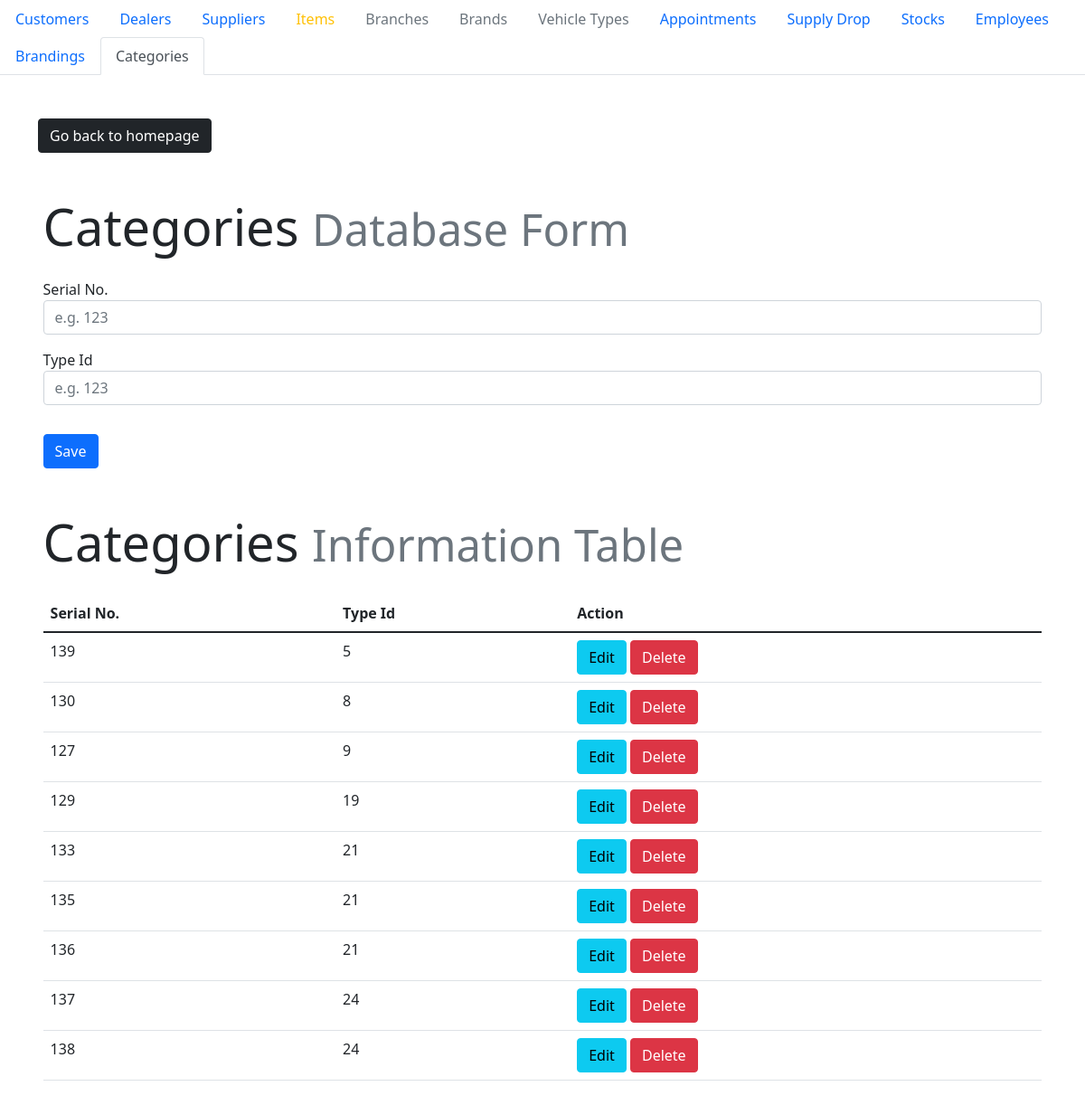
Screenshot of /admin/categorized.php with the database file from the repository.
### tables this page shows
CREATE TABLE `categorized` (
  `serial_no` int(10) NOT NULL,
  `type_id` int(10) DEFAULT NULL
);

### admin/categorized.php (the view, shortened to what this page needs)
<!DOCTYPE html>
<html lang="en">
<head>
    <link rel="stylesheet" href="style.css">
    <link href="https://cdn.jsdelivr.net/npm/bootstrap@5.1.3/dist/css/bootstrap.min.css" rel="stylesheet">
</head>
<body>
    <ul class="nav nav-tabs">
    <li class="nav-item">
        <a class="nav-link" href="./index.php">Customers</a>
    </li>
    <li class="nav-item">
        <a class="nav-link" href="./dealer.php">Dealers</a>
    </li>
    <li class="nav-item">
        <a class="nav-link" href="./supplier.php">Suppliers</a>
    </li>
    <li class="nav-item">
        <a class="nav-link text-warning" href="./item.php">Items</a>
    </li>
    <li class="nav-item">
        <a class="nav-link text-muted" href="./branch.php">Branches</a>
    </li>
    <li class="nav-item">
        <a class="nav-link text-muted" href="./brand.php">Brands</a>
    </li>
    <li class="nav-item">
        <a class="nav-link text-muted" href="./vehicle_type.php">Vehicle Types</a>
    </li>
    <li class="nav-item">
        <a class="nav-link" href="./appointment-admin.php">Appointments</a>
    </li>
    <li class="nav-item">
        <a class="nav-link" href="./provides.php">Supply Drop</a>
    </li>
    <li class="nav-item">
        <a class="nav-link" href="./stocks.php">Stocks</a>
    </li>
    <li class="nav-item">
        <a class="nav-link" href="./works_at.php">Employees</a>
    </li>
    <li class="nav-item">
        <a class="nav-link" href="./branded.php">Brandings</a>
    </li>
    <li class="nav-item">
        <a class="nav-link active" href="./categorized.php">Categories</a>
    </li>
    </ul>
    <?php require_once 'process_categorized.php'; ?>
    <div class="container transition">
    <div style="padding-top: 3em;">
        <a class="btn btn-dark" href="../foradmin.php" role="button">Go back to homepage</a>
    </div>
    <div class="mx-auto" style="width: 99%; padding-top: 3em;">
    <h1 class="display-4">Categories <small class="text-muted">Database Form</small></h1>
        <form action="process_categorized.php" method="POST">
            <div class="col form-group" style="padding-top: 1em">
                <label for="">Serial No.</label>
                <input type="text" name="serial_no" class="form-control" value="<?php echo $serial_no; ?>" placeholder="e.g. 123" required autofocus pattern="^[0-9]*$">
            </div>
            <div class="col form-group" style="padding-top: 1em">
                <label for="">Type Id</label>
                <input type="text" name="type_id" class="form-control" value="<?php echo $type_id; ?>" placeholder="e.g. 123" required autofocus pattern="^[0-9]*$">
            </div>
            <div class="form-group" style="padding-top: 2em">
                <?php
                if ($update == true):
                ?>
                    <button type="submit" class="btn btn-info" name="update">Update</button>
                <?php else: ?>
                    <button type="submit" class="btn btn-primary" name="save">Save</button>
                <?php endif; ?>
            </div>
        </form>
    </div>
    <?php
        $mysqli = new mysqli('localhost', 'root', '', 'sza') or die(mysqli_error($mysqli));
        $result = $mysqli->query("SELECT * FROM categorized") or die(mysqli_error);
    ?>
    <div class="mx-auto" style="width: 99%; padding-top: 3em; padding-bottom: 5em;">
    <h1 class="display-4" style="padding-bottom: 0.3em;">Categories <small class="text-muted">Information Table</small></h1>
        <table class="table">
            <thead>
                <tr>
                    <th>Serial No.</th>
                    <th>Type Id</th>
                    <th>Action</th>
                </tr>
            </thead>
        <?php
            while ($row = $result->fetch_assoc()): ?>
                <tr>
                    <td><?php echo $row['serial_no']; ?></td>
                    <td><?php echo $row['type_id']; ?></td>
                    <td>
                        <a href="categorized.php?edit=<?php echo $row['serial_no']; ?>"
                            class="btn btn-info">Edit</a>
                        <button onclick="check(<?php echo $row['serial_no']; ?>)" type="button" class="btn btn-danger">Delete</button>
                    </td>
                </tr>
            <?php endwhile; ?>
        </table>
    </div>
    </div>
</body>
</html>

### admin/style.css (style rules this page uses)
.transition { animation: transitionIn 0.5s; }

### rows the page displays
categorized: serial_no "139", type "5"
categorized: serial_no "130", type "8"
categorized: serial_no "127", type "9"
categorized: serial_no "129", type "19"
categorized: serial_no "133", type "21"
categorized: serial_no "135", type "21"
categorized: serial_no "136", type "21"
categorized: serial_no "137", type "24"
categorized: serial_no "138", type "24"
